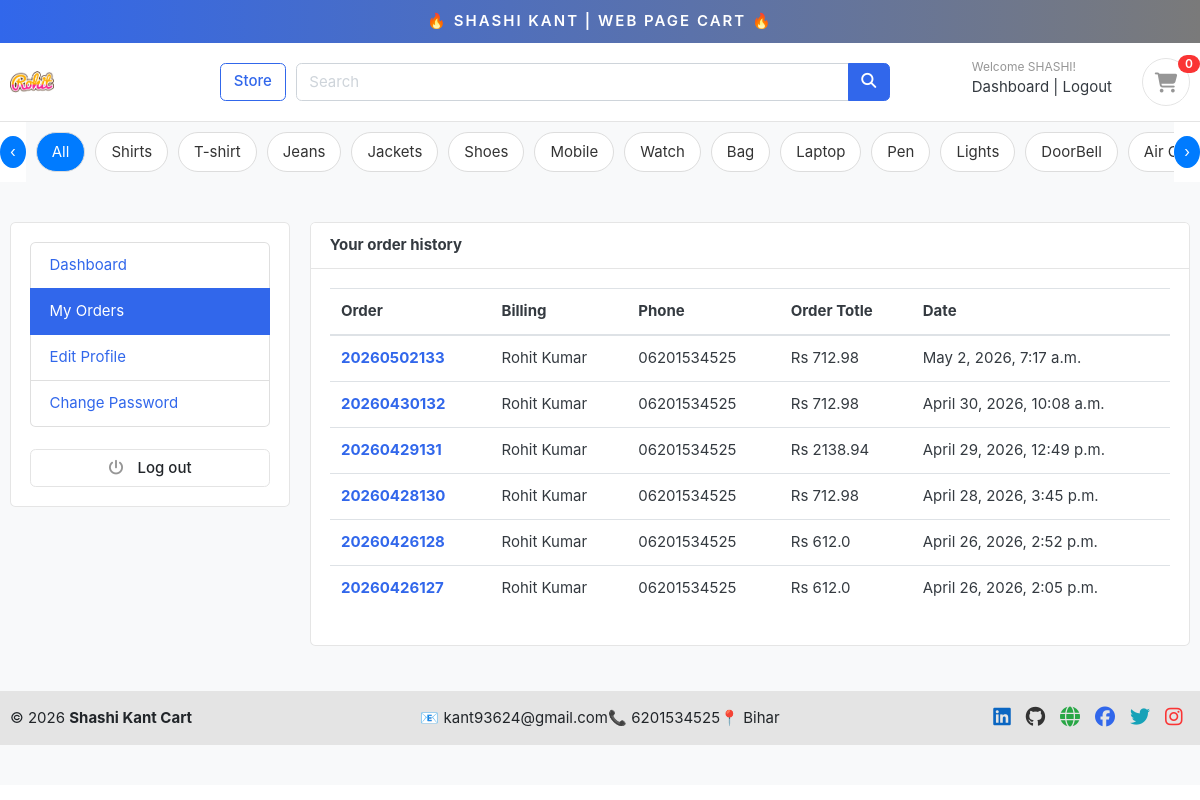
The page /accounts/my_orders/ (signed in) on the database its author committed.
### accounts/models.py (models this page shows, shortened)
class Account(AbstractBaseUser):
    first_name = models.CharField(max_length=50)
    last_name = models.CharField(max_length=50)
    username = models.CharField(max_length=50, unique=True)
    email = models.EmailField(max_length=50, unique=True)
    phone_number = models.CharField(max_length=50)
    date_joined = models.DateTimeField(auto_now_add=True)
    last_login = models.DateTimeField(auto_now=True)   # ✅ better
    is_admin = models.BooleanField(default=False)
    is_active = models.BooleanField(default=True)      # ✅ duplicate remove + True
    is_staff = models.BooleanField(default=False)      # ✅ missing field add
    is_superadmin = models.BooleanField(default=False)
    USERNAME_FIELD = "email"
    REQUIRED_FIELDS = ["username", "first_name", "last_name"]   # ✅ spaces fixed
    objects = MyAccounManager()

### category/models.py (models this page shows, shortened)
class Category(models.Model):
    category_name = models.CharField(max_length=100,unique=True)
    slug = models.SlugField(max_length=100, unique=True)
    description = models.TextField(max_length=255,blank=True)
    cat_image = models.ImageField(upload_to='photos/categories', blank=True)
    class Meta:
        verbose_name = 'category'
        verbose_name_plural = 'categories'
    def get_url(self):
            return reverse("products_by_category",args=[self.slug])

### orders/models.py (models this page shows, shortened)
class Order(models.Model):
    STATUS = (
        ('New', 'New'),
        ('Accepted', 'Accepted'),
        ('Completed', 'Completed'),
        ('Cancelled', 'Cancelled'),
    )
    user = models.ForeignKey(Account, on_delete=models.SET_NULL, null=True)
    payment = models.ForeignKey(Payment, on_delete=models.SET_NULL, blank=True, null=True)
    order_number = models.CharField(max_length=20)
    first_name = models.CharField(max_length=50)
    last_name = models.CharField(max_length=50)
    phone = models.CharField(max_length=15)
    email = models.EmailField(max_length=50)
    address_line_1 = models.CharField(max_length=50)
    address_line_2 = models.CharField(max_length=50, blank=True)
    country = models.CharField(max_length=50)
    state = models.CharField(max_length=50)
    city = models.CharField(max_length=50)
    order_note = models.CharField(max_length=100, blank=True)
    order_total = models.FloatField()
    tax = models.FloatField()
    status = models.CharField(max_length=10, choices=STATUS, default='New')
    ip = models.CharField(blank=True, max_length=20)
    is_ordered = models.BooleanField(default=False)
    created_at = models.DateTimeField(auto_now_add=True)
    updated_at = models.DateTimeField(auto_now=True)
    def full_name(self):
        return f'{self.first_name} {self.last_name}'

### accounts/views.py (the view)
# urls.py: path('my_orders/', views.my_orders, name='my_orders'),
@login_required(login_url='login')
def my_orders(request):
    orders = Order.objects.filter(user=request.user, is_ordered=True).order_by('-created_at')
    context = {
        'orders': orders,
    }
    return render(request, 'accounts/my_orders.html', context)

### carts/context_processors.py (called while the page is built)
def counter(request):
    cart_count = 0
    if 'admin' in request.path:
        return {}
    else:
        try:
            cart = Cart.objects.filter(cart_id=_cart_id(request))
            if request.user.is_authenticated:
                cart_items = CartItem.objects.all().filter(user=request.user)
            else:
                cart_items = CartItem.objects.all().filter(cart=cart[:1])
            for cart_item in cart_items:
                cart_count += cart_item.quantity
        except Cart.DoesNotExist:
            cart_count = 0
    return dict(cart_count=cart_count)

### carts/views.py (called while the page is built)
def _cart_id(request):
    if not request.session.session_key:
        request.session.create()
    return request.session.session_key

### category/context_processors.py (called while the page is built)
def menu_links(request):
    links = Category.objects.all()
    return dict(links=links)

### templates/accounts/my_orders.html (shortened to what this page needs)
{% extends 'base.html' %}
{% block content %}
<section class="section-content padding-y bg">
    <div class="container">
        <div class="row">
       {% include 'includes/dashboard_sidebar.html' %}
        <main class="col-md-9">
        <div class="card">
        <div class="card-header">
        <strong>Your order history </strong>
        </div>
        <div class="card-body">
        <div class="row">
            <div class="col-md-12">
                <table class="table">
                    <thead>
                      <tr>
                        <th scope="col">Order</th>
                        <th scope="col">Billing</th>
                        <th scope="col">Phone</th>
                        <th scope="col">Order Totle</th>
                        <th scope="col">Date</th>
                      </tr>
                    </thead>
                    <tbody>
                        {% for order in orders %}
                      <tr>
                        <th scope="row"><a href="{% url 'order_detail' order.order_number %}">{{order.order_number}}</a></th>
                        <td>{{order.full_name}}</td>
                        <td>{{order.phone}}</td>
                        <td>Rs {{order.order_total}}</td>
                        <td>{{order.created_at}}</td>
                      </tr>
                      {% endfor %}
                    </tbody>
                  </table>
            </div>
        </div>
        </div>
        </div>
        </div>
        </div>
{% endblock %}

### templates/includes/navbar.html (shortened to what this page needs)
{% load static %}
<div class="container-fluid" style="text-align:center;background-image: linear-gradient(to right, #3167EB , #7A7A7A);padding:10px;font-weight: 600;position:sticky;top:0;z-index:999;">
<a href="#" style="color: white;text-transform: uppercase;letter-spacing: 2px;"><span>&#x1F525</span> Shashi Kant  | Web Page Cart <span>&#x1F525</span></a>
</div>
<header class="section-header">
<section class="header-main border-bottom">
  <div class="container">
<div class="row align-items-center">
  <div class="col-lg-2 col-md-3 col-6">
    <a href="{% url 'home' %}" class="brand-wrap">
      <img class="logo" src="{% static 'images/items/102.jpg' %}">
    </a>
  </div>
  <a href="{% url 'store' %}" class="btn btn-outline-primary">Store</a>
  <div class="col-lg  col-md-6 col-sm-12 col">
    <form action="{% url 'search' %}" class="search" method='GET'>
      <div class="input-group w-100">
          <input type="text" class="form-control" style="width:60%;" placeholder="Search" name="keyword" required>
          <div class="input-group-append">
            <button class="btn btn-primary" type="submit">
              <i class="fa fa-search"></i>
            </button>
          </div>
        </div>
    </form>
  </div>
  <div class="col-lg-3 col-sm-6 col-8 order-2 order-lg-3">
        <div class="d-flex justify-content-end mb-3 mb-lg-0">
          {% if user.id is None %}
          <div class="widget-header">
            <small class="title text-muted">Welcome guest!</small>
            <div>
              <a href="{% url 'login' %}">Sign in</a> <span class="dark-transp"> | </span>
              <a href="{% url 'register' %}"> Register</a>
            </div>
          </div>
          {% else %}
          <div class="widget-header">
            <small class="title text-muted">Welcome {{user.first_name}}!</small>
            <div>
              <a href="{% url 'dashboard' %}">Dashboard</a> <span class="dark-transp"> | </span>
              <a href="{% url 'logout' %}"> Logout</a>
            </div>
          </div>
          {% endif %}
          <a href="{% url 'cart' %}" class="widget-header pl-3 ml-3">
            <div class="icon icon-sm rounded-circle border"><i class="fa fa-shopping-cart"></i></div>
            <span class="badge badge-pill badge-danger notify">{{cart_count}}</span>
          </a>
        </div>
      </div>
</div>
  </div>
</section>
<div class="cat-wrapper">
    <button class="scroll-btn left" onclick="scrollCat(-200)">‹</button>
    <div class="category-bar" id="catBar">
        <a href="{% url 'store' %}" class="cat-item active">All</a>
        {% for category in links %}
            <a href="{{ category.get_url }}" class="cat-item">
                {{ category.category_name }}
            </a>
        {% endfor %}
    </div>
    <button class="scroll-btn right" onclick="scrollCat(200)">›</button>
</div>
</header>

### ecommerce2/static/css/ui.css (style rules this page uses)
html { font-family: "Inter", sans-serif; font-size: 15px; }
.icon-xs, .icon-sm, .icon-md, .icon-lg { display: inline-block; text-align: center; flex-shrink: 0; flex-grow: 0; }
.icon-sm { width: 48px; height: 48px; line-height: 48px !important; font-size: 20px; }
.padding-y { padding-top: 40px; padding-bottom: 40px; }
.bg { background-color: #f8f9fa; }
.header-main { position: relative; padding-top: 1rem; padding-bottom: 1rem; }
.brand-wrap .logo, .navbar-brand .logo { margin-right: 7px; max-height: 42px; display: inline-block; }
.widget-header { display: inline-block; vertical-align: middle; position: relative; }
.widget-header a { color: #343a40; }
.widget-header i { color: #969696; }
.widget-header .title { display: block; }
.widget-header .notify { position: absolute; top: -3px; right: -10px; }
.notify { position: absolute; top: -4px; right: -10px; display: inline-block; padding: 0.25em 0.6em; font-size: 12px; line-height: 1; text-align: center; border-radius: 3rem; color: #fff; background-color: #fa3434; }

### templates/includes/navbar.html (style rules this page uses)
.cat-wrapper { display: flex; align-items: center; overflow: hidden; }
.category-bar { display: flex; gap: 10px; padding: 10px; background: #f8f9fa; overflow-x: auto; white-space: nowrap; scroll-behavior: smooth; flex: 1; }
.category-bar { -ms-overflow-style: none; scrollbar-width: none; }
.cat-item { flex: 0 0 auto; text-decoration: none; background: #fff; padding: 8px 15px; border-radius: 20px; border: 1px solid #ddd; color: #333; transition: 0.3s; }
.cat-item.active { background: #007bff; color: #fff; }
.scroll-btn { border: none; background: #007bff; color: white; padding: 5px 10px; cursor: pointer; border-radius: 50%; }

### rows shown on the page
Account: first_name "SHASHI"
Category: category_name "Shirts"
Category: category_name "T-shirt"
Category: category_name "Jeans"
Category: category_name "Jackets"
Category: category_name "Shoes"
Category: category_name "Mobile"
Category: category_name "Watch"
Category: category_name "Bag"
Category: category_name "Laptop"
Category: category_name "Pen"
Category: category_name "Lights"
Category: category_name "DoorBell"
Category: category_name "Air…"
Order: order_number "20260502133", full_name "Rohit Kumar", phone "06201534525", order_total "712.98", created_at "May 2, 2026, 7:17 a.m."
Order: order_number "20260430132", full_name "Rohit Kumar", phone "06201534525", order_total "712.98", created_at "April 30, 2026, 10:08 a.m."
Order: order_number "20260429131", full_name "Rohit Kumar", phone "06201534525", order_total "2138.94", created_at "April 29, 2026, 12:49 p.m."
Order: order_number "20260428130", full_name "Rohit Kumar", phone "06201534525", order_total "712.98", created_at "April 28, 2026, 3:45 p.m."
Order: order_number "20260426128", full_name "Rohit Kumar", phone "06201534525", order_total "612.0", created_at "April 26, 2026, 2:52 p.m."
Order: order_number "20260426127", full_name "Rohit Kumar", phone "06201534525", order_total "612.0", created_at "April 26, 2026, 2:05 p.m."

### other values the page prints
{{ cart_count }} "0"
